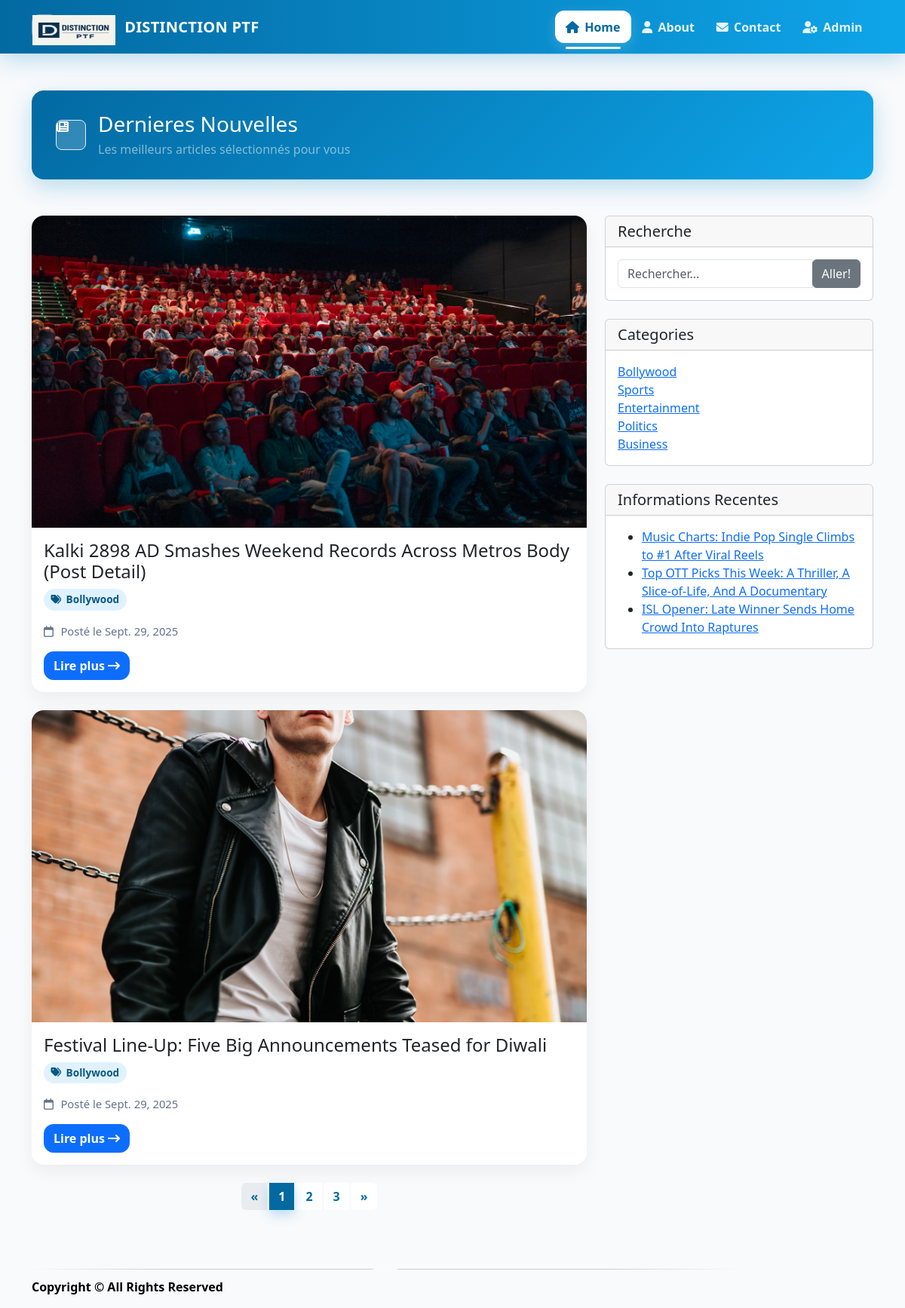
The page / on the database its author committed.
### news/models.py (models this page shows, shortened)
class Newspost(models.Model):
    posttitle = models.CharField(max_length=500)
    category = models.ForeignKey(Category, on_delete=models.CASCADE)
    postdetail = models.TextField()
    postimage = models.FileField(null=True)
    postdate = models.DateField()

class Category(models.Model):
    categoryname = models.CharField(max_length=100)

### news/views.py (the view)
# urls.py: 2. Add a URL to urlpatterns:  path('', Home.as_view(), name='home')
def Home(request):
    category1 = Category.objects.all()
    last_records = Newspost.objects.all().order_by('-id')[:3]
    all_post = Paginator(Newspost.objects.all(),2)
    page = request.GET.get('page')
    try:
        posts = all_post.page(page)
    except PageNotAnInteger:
        posts = all_post.page(1)
    except EmptyPage:
        posts = all_post.page(all_post.num_pages)
    d = {'category1': category1, 'last_records': last_records,'posts':posts}
    return render(request, 'index.html', d)

### news/templates/index.html (shortened to what this page needs)
{% load static %}
{% block body %}
{% include 'header.html' %}
<main class="container py-4 py-lg-5">
  <section class="news-hero mb-4 mb-lg-5">
    <div class="d-flex align-items-center gap-3">
      <span class="d-inline-grid place-items-center rounded-3 border border-light-subtle"
            style="width:40px;height:40px;background:rgba(255,255,255,.18)">
        <i class="fa-solid fa-newspaper"></i>
      </span>
      <div>
        <h1 class="h3 mb-1">Dernieres Nouvelles</h1>
        <p class="mb-0 text-white-50">Les meilleurs articles sélectionnés pour vous</p>
      </div>
    </div>
  </section>
  <div class="row g-4">
    <div class="col-lg-8">
      {% for i in posts %}
      <article class="card news-card mb-4">
        <div class="ratio ratio-16x9">
          <img loading="lazy" class="obj-cover" src="{{ i.postimage.url }}" alt="{{ i.posttitle }}">
        </div>
        <div class="card-body">
          <h2 class="h4 card-title mb-2">{{ i.posttitle }}</h2>
          <div class="d-flex flex-wrap align-items-center gap-2 mb-3">
            <a class="category-badge" href="{% url 'categorynews' i.category.id %}">
              <i class="fa-solid fa-tags"></i> {{ i.category.categoryname }}
            </a>
          </div>
          <div class="meta mb-3">
            <span class="me-3">
              <i class="fa-regular fa-calendar"></i> Posté le {{ i.postdate }}
            </span>
          </div>
          <a href="{% url 'news_detail' i.id %}" class="btn btn-primary btn-read">
            Lire plus<i class="fa-solid fa-arrow-right-long ms-1"></i>
          </a>
        </div>
      </article>
      {% empty %}
      <div class="alert alert-info border-0 shadow-sm" role="alert">
        <i class="fa-regular fa-face-meh-blank me-1"></i> Aucun article disponible pour le moment.
      </div>
      {% endfor %}
      {% if posts.has_other_pages %}
      <nav aria-label="News pagination" class="mt-4">
        <ul class="pagination justify-content-center gap-1">
          {% if posts.has_previous %}
            <li class="page-item">
              <a class="page-link" href="?page={{ posts.previous_page_number }}" aria-label="Previous">
                <span aria-hidden="true">&laquo;</span>
              </a>
            </li>
          {% else %}
            <li class="page-item disabled">
              <span class="page-link" aria-label="Previous">&laquo;</span>
            </li>
          {% endif %}
          {% for p in posts.paginator.page_range %}
            {% if posts.number == p %}
              <li class="page-item active" aria-current="page">
                <span class="page-link">{{ p }}</span>
              </li>
            {% elif p > posts.number|add:'-3' and p < posts.number|add:'3' %}
              <li class="page-item"><a class="page-link" href="?page={{ p }}">{{ p }}</a></li>
            {% elif p == 1 or p == posts.paginator.num_pages %}
              <li class="page-item"><a class="page-link" href="?page={{ p }}">{{ p }}</a></li>
            {% elif forloop.first or forloop.last %}
              <li class="page-item disabled"><span class="page-link">…</span></li>
            {% endif %}
          {% endfor %}
          {% if posts.has_next %}
            <li class="page-item">
              <a class="page-link" href="?page={{ posts.next_page_number }}" aria-label="Next">
                <span aria-hidden="true">&raquo;</span>
              </a>
            </li>
          {% else %}
            <li class="page-item disabled">
              <span class="page-link" aria-label="Next">&raquo;</span>
            </li>
          {% endif %}
        </ul>
      </nav>
      {% endif %}
    </div>
    {% include 'sidebaruser.html' %}
</main>
{% include 'footer.html' %}
{% endblock %}

### news/templates/header.html (shortened to what this page needs)
{% load static %}
<!doctype html>
<html lang="en">
<head>
  <link href="https://cdn.jsdelivr.net/npm/bootstrap@5.3.3/dist/css/bootstrap.min.css" rel="stylesheet"/>
  <link href="https://cdnjs.cloudflare.com/ajax/libs/font-awesome/6.5.2/css/all.min.css" rel="stylesheet"/>
</head>
<body>
 <nav class="navbar navbar-expand-lg news-navbar">
    <div class="container container-custom">
      <a class="navbar-brand" href="{% url 'home' %}">
        <span class="brand-badge">
          <img src="{% static 'images\logo2.png' %}" alt="DISTINCTION PTF Logo" class="navbar-logo" width="110px" height="40px"/>
        </span>
                DISTINCTION PTF
      </a>
      <div class="collapse navbar-collapse" id="newsNavbar">
        <ul class="navbar-nav ms-auto mb-2 mb-lg-0">
          <li class="nav-item">
            <a class="nav-link {% if request.resolver_match.url_name == 'home' %}active{% endif %}" href="{% url 'home' %}">
              <i class="fa-solid fa-house"></i> Home
            </a>
          </li>
          <li class="nav-item">
            <a class="nav-link {% if request.resolver_match.url_name == 'about' %}active{% endif %}" href="{% url 'about' %}">
              <i class="fa-solid fa-user"></i> About
            </a>
          </li>
          <li class="nav-item">
            <a class="nav-link {% if request.resolver_match.url_name == 'contact' %}active{% endif %}" href="{% url 'contact' %}">
              <i class="fa-solid fa-envelope"></i> Contact
            </a>
          </li>
          <li class="nav-item">
            <a class="nav-link {% if request.resolver_match.url_name == 'login' %}active{% endif %}" href="{% url 'login' %}">
              <i class="fa-solid fa-user-gear"></i> Admin
            </a>
          </li>
        </ul>
      </div>
    </div>
  </nav>
  <div class="nav-divider"></div>
</body>
</html>

### news/templates/sidebaruser.html (shortened to what this page needs)
 {% load static %}
  <div class="col-md-4">
          <div class="card mb-4">
            <h5 class="card-header">Recherche</h5>
            <div class="card-body">
                   <form name="search" action="{% url 'search'%}">
              <div class="input-group">
        <input type="text" name="q" class="form-control" placeholder="Rechercher..." required>
                <span class="input-group-btn">
                  <button class="btn btn-secondary" type="submit">Aller!</button>
                </span>
              </form>
              </div>
            </div>
          </div>
          <div class="card my-4">
            <h5 class="card-header">Categories</h5>
            <div class="card-body">
              <div class="row">
                <div class="col-lg-6">
                  <ul class="list-unstyled mb-0">
{% for i in category1 %}
                    <li>
                      <a href="{% url 'categorynews' i.id %}">{{i.categoryname}}</a>
                    </li>
{% endfor %}
                  </ul>
                </div>
              </div>
            </div>
          </div>
          <div class="card my-4">
            <h5 class="card-header">Informations Recentes</h5>
            <div class="card-body">
                      <ul class="mb-0">
{% for i in last_records %}
  <li>
      <a href="{% url 'news_detail' i.id %}">{{i.posttitle}}</a>
  </li>{% endfor %}
          </ul>
            </div>
          </div>
        </div>

### news/templates/footer.html (shortened to what this page needs)
{% load static %}
<div class="footer">
     <div class="container">
         <div class="strp">
             <img src="{% static 'old/images/ftr.png' %}" alt=""/>
         </div>
         <div class="copywrite">
             <p style = "color : black ; font-weight : bold">Copyright © All Rights Reserved</p>
         </div>
     </div>
     </div>

### news/templates/header.html (style rules this page uses)
:root { --ink:#0f172a; --muted:#64748b; --paper:#ffffff; --primary:#0ea5e9; --primary-2:#0369a1; --accent:#ef4444; --ring: 0 8px 30px rgba(2, 132, 199, .25); }
body { background:#f8fafc; color:var(--ink); }
.news-navbar { position: sticky; top: 0; z-index: 1030; background: linear-gradient(90deg, var(--primary-2), var(--primary)); box-shadow: var(--ring); }
.navbar-brand { font-weight:800; letter-spacing:.3px; color:#fff !important; display:flex; align-items:center; gap:.6rem; }
.navbar-brand .brand-badge { display:inline-grid; place-items:center; width:34px; height:34px; border-radius:10px; background:rgba(255,255,255,.18); border:1px solid rgba(255,255,255,.28); backdrop-filter: blur(2px); font-size:16px; color:#fff; }
.navbar .nav-link { color:#e6f6ff !important; font-weight:600; display:flex; align-items:center; gap:.45rem; padding:.6rem .9rem !important; border-radius: .75rem; position:relative; transition: transform .15s ease, background .15s ease, color .15s ease; }
.navbar .nav-link.active { background: #fff; color: var(--primary-2) !important; box-shadow: 0 6px 18px rgba(255,255,255,.18); }
.navbar .nav-link.active::after { content:""; position:absolute; left:14px; right:14px; bottom:-8px; height:3px; border-radius:6px; background: linear-gradient(90deg, #fff, #e0f2fe); }
@media (min-width: 992px) { .navbar .nav-link:not(.active)::after { content:""; position:absolute; left:14px; right:14px; bottom:-8px; height:2px; border-radius:6px; background: rgba(255,255,255,.0); transition: background .15s ease; } }
.container-custom { max-width: 1140px; }
.nav-divider { height: 1px; background: linear-gradient(90deg, transparent, rgba(2,132,199,.35), transparent); }

### news/templates/index.html (style rules this page uses)
:root { --ink:#0f172a; --muted:#64748b; --paper:#ffffff; --primary:#0ea5e9; --primary-2:#0369a1; --accent:#ef4444; }
.news-hero { background: linear-gradient(135deg, var(--primary-2), var(--primary)); border-radius: 1rem; color: #fff; padding: 1.25rem 1.25rem; box-shadow: 0 10px 30px rgba(2,132,199,.25); }
@media (min-width: 992px) { .news-hero { padding: 1.75rem 2rem; } }
.news-card.card { border: 0; border-radius: 1rem; overflow: hidden; box-shadow: 0 8px 24px rgba(15,23,42,.06); transition: transform .15s ease, box-shadow .15s ease; background: var(--paper); }
.ratio-16x9 { aspect-ratio: 16/9; }
.obj-cover { width:100%; height:100%; object-fit: cover; display:block; }
.meta { font-size: .925rem; color: var(--muted); }
.meta i { margin-right:.35rem; }
.category-badge { --bdg-bg: #e0f2fe; --bdg-fg: #075985; background: var(--bdg-bg); color: var(--bdg-fg); padding: .25rem .6rem; border-radius: 999px; font-weight: 600; font-size: .85rem; display:inline-flex; align-items:center; gap:.4rem; text-decoration: none; }
.btn-read { border-radius: .8rem; font-weight: 700; }
.pagination .page-link { border: 0; color: var(--primary-2); font-weight: 600; }
.pagination .page-item.active .page-link { background: var(--primary-2); color:#fff; box-shadow: 0 6px 16px rgba(2,132,199,.25); }

### rows shown on the page
Newspost: postimage (picture), posttitle "Kalki 2898 AD Smashes Weekend Records Across Metros Body (Post Detail)", category.categoryname "Bollywood", postdate "Sept. 29, 2025"
Newspost: postimage (picture), posttitle "Festival Line-Up: Five Big Announcements Teased for Diwali", category.categoryname "Bollywood", postdate "Sept. 29, 2025"
Category: categoryname "Bollywood"
Category: categoryname "Sports"
Category: categoryname "Entertainment"
Category: categoryname "Politics"
Category: categoryname "Business"
Newspost: posttitle "Music Charts: Indie Pop Single Climbs to #1 After Viral Reels"
Newspost: posttitle "Top OTT Picks This Week: A Thriller, A Slice-of-Life, And A Documentary"
Newspost: posttitle "ISL Opener: Late Winner Sends Home Crowd Into Raptures"

### other values the page prints
{{ p }} "1"
{{ p }} "2" "3"
